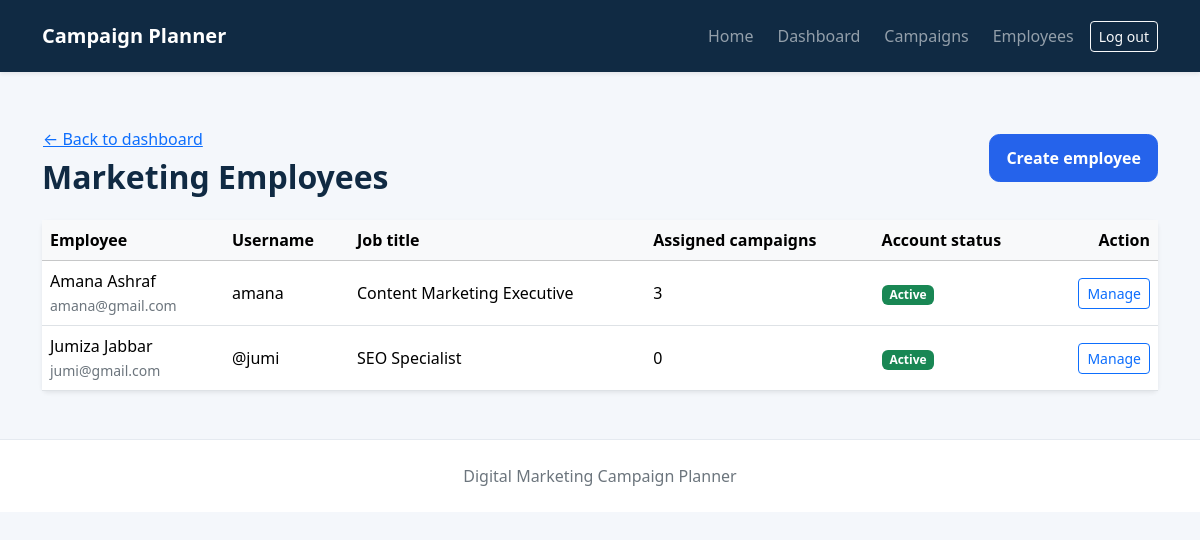
Page /administrator/employees/ (signed in) on the committed database.
### campaigns/models.py (models this page shows, shortened)
class EmployeeProfile(models.Model):
    user = models.OneToOneField(
        settings.AUTH_USER_MODEL,
        on_delete=models.CASCADE,
        related_name="employee_profile",
    )
    job_title = models.CharField(max_length=100, blank=True)
    phone = models.CharField(max_length=30, blank=True)

### campaigns/views.py (the view)
# urls.py: path('administrator/employees/', views.administrator_employee_list, name='administrator_employee_list'),
@staff_required
def administrator_employee_list(request):
    employees = EmployeeProfile.objects.select_related("user").all().order_by("user__first_name", "user__username")
    return render(request, "campaigns/administrator_employee_list.html", {"employees": employees})

### campaigns/views.py (called while the page is built)
def staff_required(view_func):
    return user_passes_test(
        lambda user: user.is_authenticated and (user.is_staff or user.is_superuser),
        login_url="administrator_login",
    )(view_func)

### .dist/final-controlled-enhancement/source-before/campaigns/templates/campaigns/administrator_employee_list.html (shortened to what this page needs)
{% extends 'campaigns/base.html' %}
{% block content %}
<main class="py-5"><div class="container"><div class="d-flex flex-wrap justify-content-between align-items-center gap-3 mb-4"><div><a class="btn btn-link px-0" href="{% url 'administrator_dashboard' %}">&larr; Back to dashboard</a><h1 class="h2 fw-bold mb-0">Marketing Employees</h1></div><a class="btn btn-primary" href="{% url 'administrator_employee_create' %}">Create employee</a></div>{% for message in messages %}<div class="alert alert-{{ message.tags|default:'info' }}">{{ message }}</div>{% endfor %}<div class="card border-0 shadow-sm"><div class="table-responsive"><table class="table table-hover align-middle mb-0"><thead class="table-light"><tr><th>Employee</th><th>Username</th><th>Job title</th><th>Assigned campaigns</th><th>Account status</th><th class="text-end">Action</th></tr></thead><tbody>{% for employee in employees %}<tr><td>{{ employee.user.get_full_name|default:employee.user.username }}<br><small class="text-secondary">{{ employee.user.email }}</small></td><td>{{ employee.user.username }}</td><td>{{ employee.job_title|default:"Not specified" }}</td><td>{{ employee.assigned_campaigns.count }}</td><td><span class="badge {% if employee.user.is_active %}text-bg-success{% else %}text-bg-secondary{% endif %}">{% if employee.user.is_active %}Active{% else %}Inactive{% endif %}</span></td><td class="text-end"><a class="btn btn-sm btn-outline-primary" href="{% url 'administrator_employee_edit' employee.id %}">Manage</a></td></tr>{% empty %}<tr><td class="text-center text-secondary py-5" colspan="6">No employee accounts have been created.</td></tr>{% endfor %}</tbody></table></div></div></div></main>
{% endblock %}

### campaigns/static/campaigns/css/home.css (style rules this page uses)
:root { --brand-dark: #102a43; --brand-primary: #2563eb; --brand-accent: #22c55e; --page-background: #f4f7fb; }
body { background: var(--page-background); color: var(--brand-dark); font-family: system-ui, -apple-system, "Segoe UI", sans-serif; }
.btn-primary { background: var(--brand-primary); border-color: var(--brand-primary); border-radius: 0.65rem; font-weight: 600; padding: 0.7rem 1rem; }

### rows in the picture
EmployeeProfile: user.get_full_name "Amana Ashraf", user.email "amana@gmail.com", user.username "amana", job_title "Content Marketing Executive", assigned_campaigns.count "3", shows "Active"
EmployeeProfile: user.get_full_name "Jumiza Jabbar", user.email "jumi@gmail.com", user.username "@jumi", job_title "SEO Specialist", assigned_campaigns.count "0", shows "Active"
